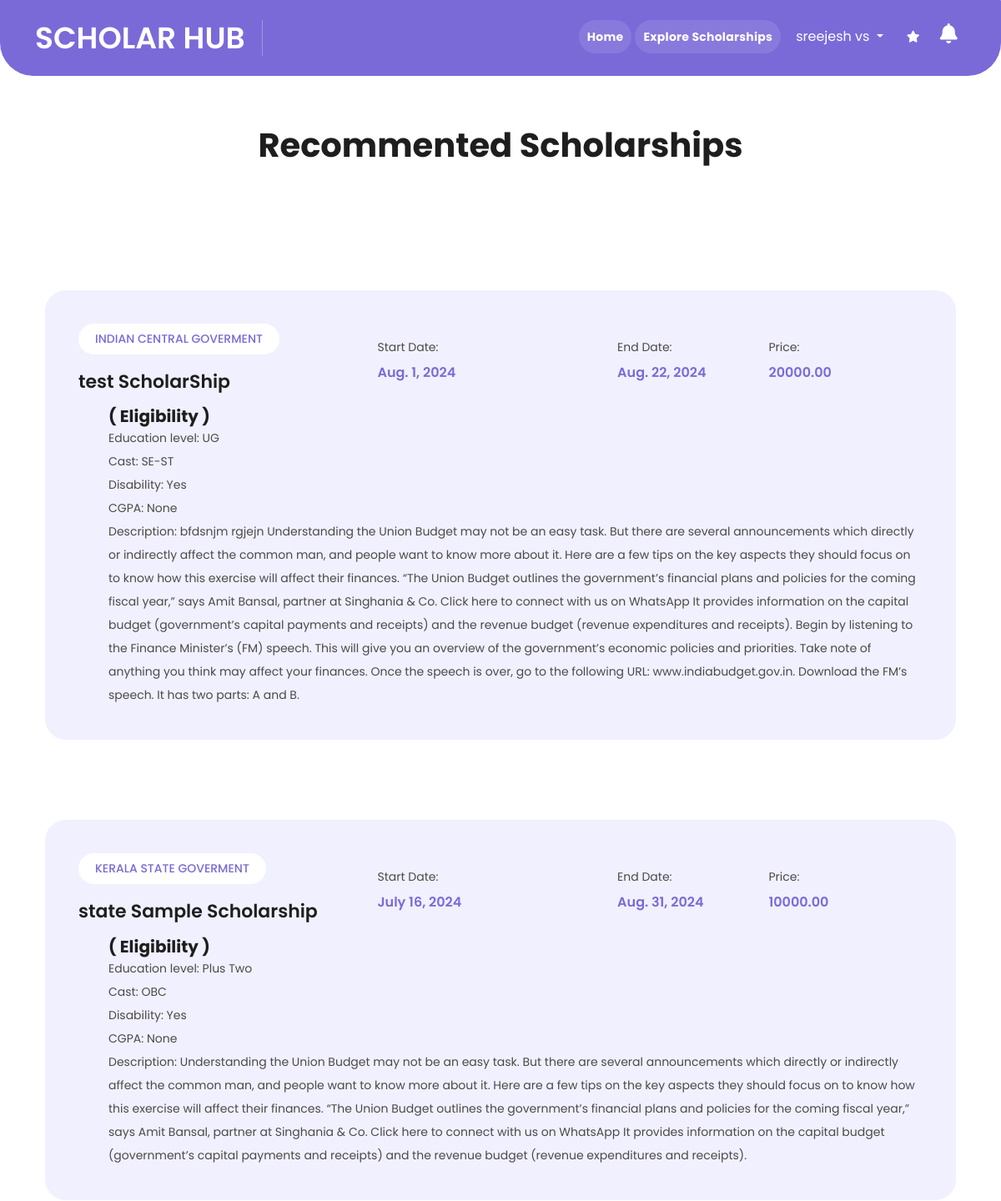
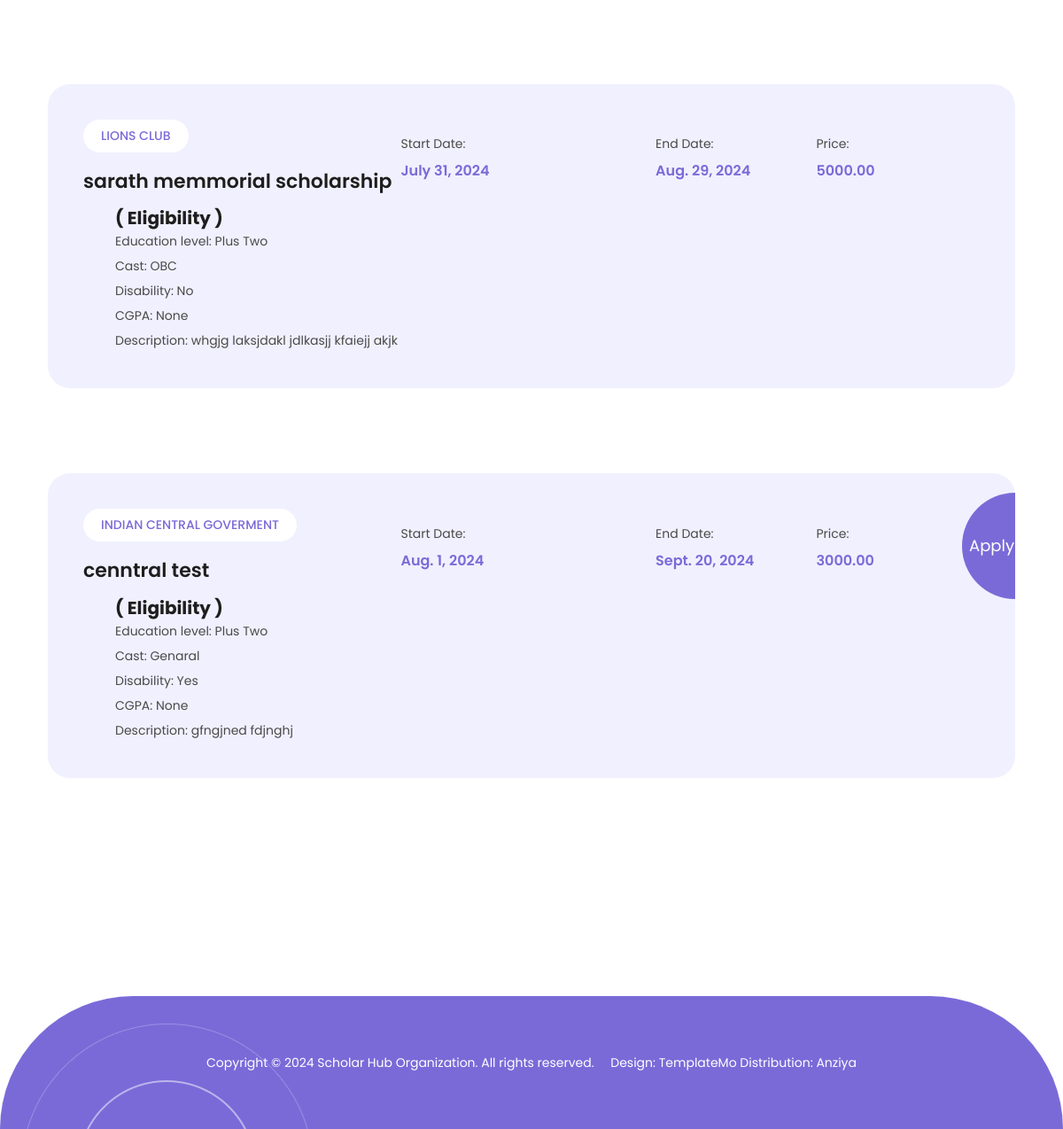
The page /recommentation/ (signed in) on the database as committed earlier (2 pictures, top to bottom).
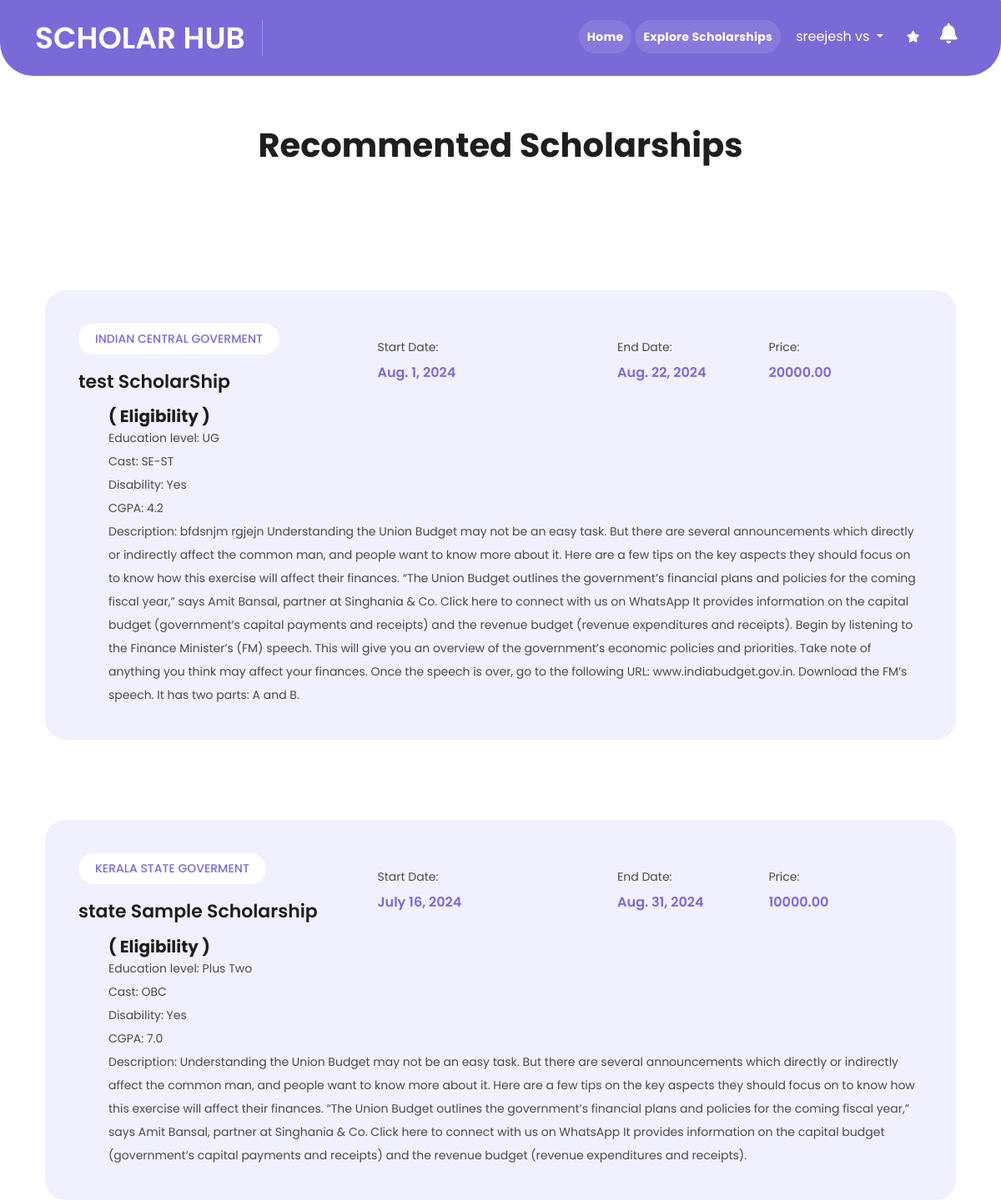
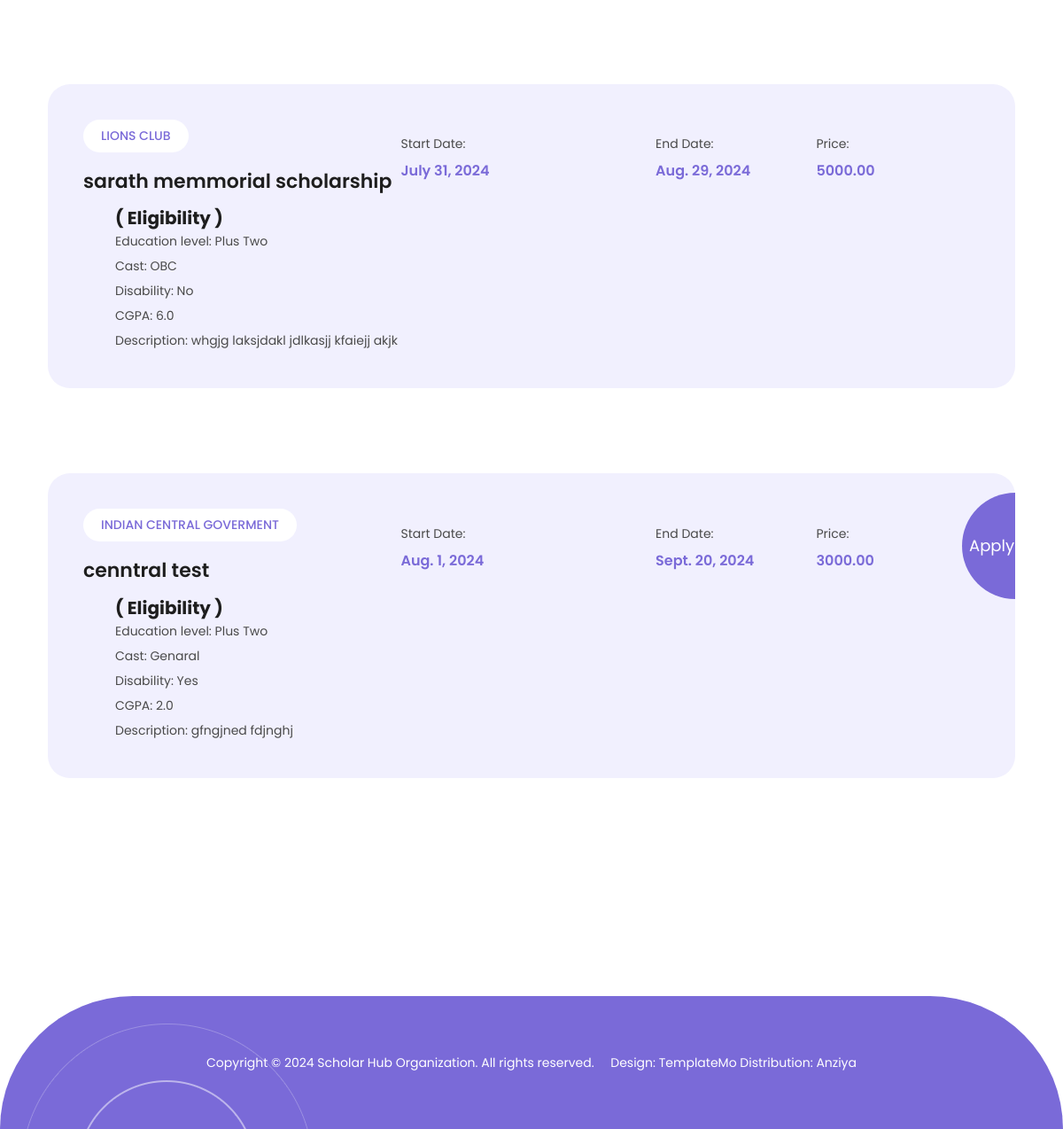
The same page on the database as committed later (2 pictures, top to bottom).
### base/models.py (models this page shows, shortened)
class ScholarShip(models.Model):
    provider = models.ForeignKey(ScholarShipProvider, on_delete=models.CASCADE,null=True,blank=True)
    central = models.ForeignKey(CentralGoverment, on_delete=models.CASCADE,null=True,blank=True)
    state = models.ForeignKey(StateGoverment, on_delete=models.CASCADE,null=True,blank=True)
    title = models.CharField(max_length=255)
    description = models.TextField()
    amount = models.DecimalField(max_digits=10, decimal_places=2)
    application_date = models.DateField(auto_now_add=True)
    start_date = models.DateField(null=True, blank=True)
    end_date = models.DateField(null=True, blank=True)
    EDU_OP = (('10','10'),
              ('plus_two','Plus Two'),
              ('ug','UG'),
              ('pg','PG'))
    education_level = models.CharField(max_length=200,choices=EDU_OP,null=True,blank=True)
    CAST_OP=(('sc_st','SE-ST'),
              ('obc','OBC'),
              ('genaral','Genaral')
            )
    cast =models.CharField(max_length=200,choices=CAST_OP,null=True,blank=True)
    DIS_OP=(('1','Yes'),
            ('0','No'),)
    disability =models.CharField(max_length=200,choices=DIS_OP,null=True,blank=True)
    cgpa = models.FloatField(null=True, blank=True, validators=[MaxValueValidator(10.0)])
    def __str__(self):
        return f'{self.title} '

class CentralGoverment(models.Model):
    image = models.ImageField(upload_to='images',null=True,blank=True)
    name =  models.CharField(max_length=255, unique=True)
    description = models.TextField(blank=True, null=True)
    provider_id = models.CharField(max_length=255, unique=True,null=True,blank=True)
    password = models.CharField(max_length=255, null=True,blank=True)

class StateGoverment(models.Model):
    central_gov = models.ForeignKey(CentralGoverment,on_delete=models.CASCADE,null=True)
    image = models.ImageField(upload_to='images',null=True,blank=True)
    name =  models.CharField(max_length=255, unique=True)
    description = models.TextField(blank=True, null=True)
    provider_id = models.CharField(max_length=255, unique=True,null=True,blank=True)
    password = models.CharField(max_length=255, null=True,blank=True)

class ScholarShipProvider(models.Model):
    state_gov = models.ForeignKey(StateGoverment,on_delete=models.CASCADE,null=True,blank=True)
    STATUS_CHOICES = (
        ('A', 'Approved'),
        ('P', 'Pending'),
        ('R', 'Rejected'),
    )
    name = models.CharField(max_length=255, unique=True)
    description = models.TextField(blank=True, null=True)
    website = models.CharField(max_length=300,blank=True, null=True)
    contact_email = models.EmailField(max_length=255, blank=True, null=True)
    is_active = models.BooleanField(default=True)
    created_at = models.DateTimeField(auto_now_add=True)
    registration_number = models.CharField(max_length=255, unique=True)
    year_established = models.CharField(max_length=255)
    PROVIDER_CHOICES = (
        ('organization', 'Organization (club)'),
        ('institution', 'Institution (Collage/School)'),
    )
    provider_type = models.CharField(max_length=255,choices=PROVIDER_CHOICES)
    phone_number = models.PositiveIntegerField(null=True,blank=True)
    address = models.TextField(null=True,blank=True)
    pin_code = models.CharField(max_length=255)
    city = models.CharField(max_length=255)
    country = models.CharField(max_length=255)
    remark = models.CharField(max_length=255,null=True,blank=True)
    status = models.CharField(max_length=20, choices=STATUS_CHOICES,default='P')
    image = models.ImageField(upload_to='scolarship_provider',null=True,blank=True)
    provider_id = models.CharField(max_length=200,null=True,blank=True)
    password = models.CharField(max_length=200,null=True,blank=True)

### base/views.py (the view)
# urls.py: path('recommentation/',views.recommendation,name='recom'),
def recommendation(request):
    if request.user.is_authenticated:
        scholarships = ScholarShip.objects.all()
        current_date = timezone.now().date()
        if request.user.is_student:
            filters = Q()
            if request.user.education_level:
                filters |= Q(education_level=request.user.education_level)  # Use | to accumulate OR conditions
            if request.user.cast:
                filters |= Q(cast=request.user.cast)
            if request.user.disability:
                filters |= Q(disability=request.user.disability)
            if request.user.cgpa:
                filters |= Q(cgpa__lte=request.user.cgpa)
            if filters:
                scholarships = scholarships.exclude(provider__provider_type='institution').filter(filters)
            print(scholarships, '=================')
        return render(request, 'recommendations.html', {'scholarships': scholarships, 'current_date': current_date})
    else:
        return render(request, 'login.html')

### base/context_processors.py (called while the page is built)
def unread_logs_count(request):
    count = 0
    if request.user.is_authenticated:
        count = Log.objects.filter(user=request.user, is_viewed=False).count()
    return {'unread_logs_count': count}

### base/templates/recommendations.html (shortened to what this page needs)
{% extends "base.html" %}
{% load static %}
{% block home %}
<div class="container" style="margin-top: 150px; min-height: 50vh;">
    <div class="row">
        <div class="col-12">
            <div class="contact-us-content">
                <h1 class="text-center">Recommented Scholarships</h1>
                <div class="section events" id="events">
                    <div class="container">
                        <div class="row">
                            {% for s in scholarships %}
                            <div class="col-lg-12 col-md-6">
                                <div class="item">
                                    <div class="row">
                                        <div class="col-lg-12">
                                            <ul>
                                                <li>
                                                    {% if s.central%}
                                                    <span class="category">{{s.central.name}}</span>
                                                    {% elif s.state %}
                                                    <span class="category">{{s.state.name}}</span>
                                                    {% else %}
                                                    <span class="category">{{s.provider.name}}</span>
                                                    {% endif%}
                                                    <h4>{{s.title}}</h4>
                                                </li>
                                                <li>
                                                    <span>Start Date:</span>
                                                    <h6>{{s.start_date}}</h6>
                                                </li>
                                                <li>
                                                    <span>End Date:</span>
                                                    <h6>{{s.end_date}}</h6>
                                                </li>
                                                <li>
                                                    <span>Price:</span>
                                                    <h6>{{s.amount}}</h6>
                                                </li>
                                            </ul>
                                            {% if current_date >= s.start_date and current_date <= s.end_date %}
                                            <a class="px-2" href="{% url 'apply-scholarship' s.id %}">Apply</a>
                                        {% endif %}
                                        </div>
                                    </div>
                                    <div class="row ms-4 mt-3">
                                        <h5>( Eligibility )</h5>
                                        <p>Education level: {{ s.get_education_level_display }}</p>
                                        <p>Cast: {{ s.get_cast_display }}</p>
                                        <p>Disability: {{ s.get_disability_display }}</p>
                                        <p>CGPA: {{ s.cgpa }}</p>
                                        <p>Description: {{ s.description }}</p>
                                    </div>
                                </div>
                            </div>
                            {% endfor %}
                        </div>
                    </div>
                </div>
            </div>
        </div>
    </div>
</div>
{% endblock home %}

Rows that differ between the two databases and show on the page:
changed ScholarShip "test ScholarShip": cgpa "None" → "4.2"
changed ScholarShip "state Sample Scholarship": cgpa "None" → "7.0"
changed ScholarShip "sarath memmorial scholarship": cgpa "None" → "6.0"
changed ScholarShip "cenntral test": cgpa "None" → "2.0"
